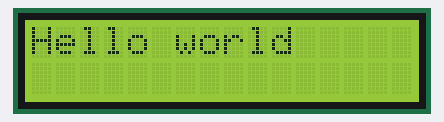
Simulated run of this sketch. Board: Arduino Uno, built with avr-gcc and run on an emulated ATmega328P. Shown: 16×2 character LCD.

Above: at 0.22 s.
At 4.85 s:
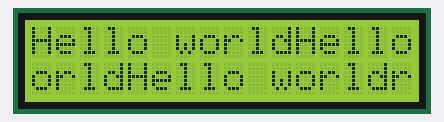
At 10.11 s:
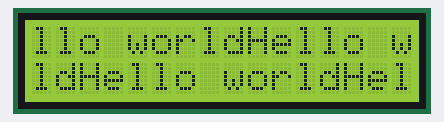
At 20.0 s:
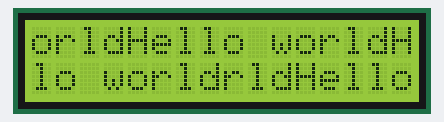
At 29.9 s:
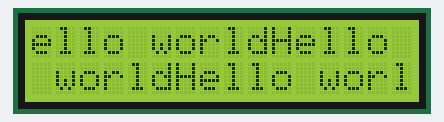
At 39.79 s:
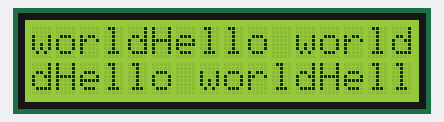

The sketch:

lcd_hello_world.ino
```cpp
#include <LiquidCrystal.h>

LiquidCrystal lcd(7, 6, 5, 4, 3, 2); // RS, E, DB4, DB5, DB6, DB7

void setup() {
  lcd.begin(16,2);
  lcd.clear();
}

void loop() {
  lcd.print("Hello world");
  delay(10);
}
```
